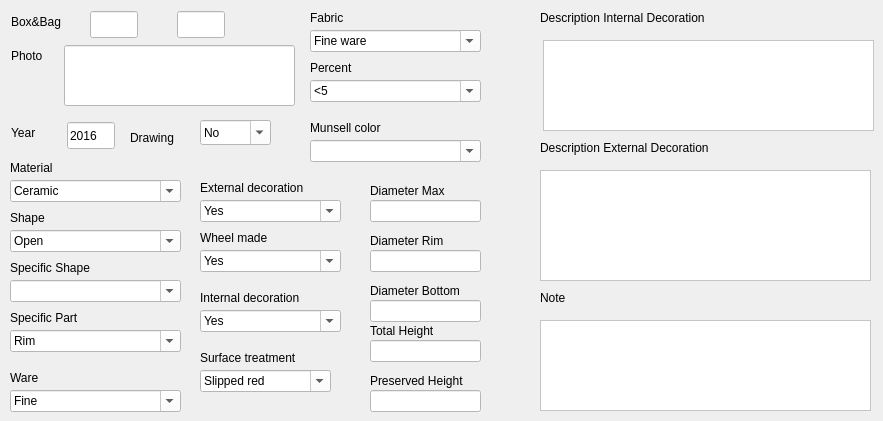
   <widget class="QWidget" name="tab">
    <attribute name="title">
     <string>Description data</string>
    </attribute>
    <widget class="QLineEdit" name="lineEdit_photo">
     <property name="geometry">
      <rect>
       <x>64</x>
       <y>45</y>
       <width>231</width>
       <height>61</height>
      </rect>
     </property>
     <property name="styleSheet">
      <string notr="true">background-color: rgb(255, 255, 255);</string>
     </property>
    </widget>
    <widget class="QComboBox" name="comboBox_fabric">
     <property name="geometry">
      <rect>
       <x>310</x>
       <y>30</y>
       <width>171</width>
       <height>22</height>
      </rect>
     </property>
     <property name="styleSheet">
      <string notr="true">background-color: rgb(255, 255, 255);</string>
     </property>
     <property name="editable">
      <bool>true</bool>
     </property>
     <item>
      <property name="text">
       <string>Fine ware</string>
      </property>
     </item>
     <item>
      <property name="text">
       <string>Medium fine ware</string>
      </property>
     </item>
     <item>
      <property name="text">
       <string>Medium coarse ware</string>
      </property>
     </item>
     <item>
      <property name="text">
       <string>Coarse ware</string>
      </property>
     </item>
    </widget>
    <widget class="QComboBox" name="comboBox_material">
     <property name="geometry">
      <rect>
       <x>10</x>
       <y>180</y>
       <width>171</width>
       <height>22</height>
      </rect>
     </property>
     <property name="styleSheet">
      <string notr="true">background-color: rgb(255, 255, 255);</string>
     </property>
     <property name="editable">
      <bool>true</bool>
     </property>
     <item>
      <property name="text">
       <string>Ceramic</string>
      </property>
     </item>
     <item>
      <property name="text">
       <string>Stone</string>
      </property>
     </item>
    </widget>
    <widget class="QComboBox" name="comboBox_percent">
     <property name="geometry">
      <rect>
       <x>310</x>
       <y>80</y>
       <width>171</width>
       <height>22</height>
      </rect>
     </property>
     <property name="styleSheet">
      <string notr="true">background-color: rgb(255, 255, 255);</string>
     </property>
     <property name="editable">
      <bool>true</bool>
     </property>
     <item>
      <property name="text">
       <string>&lt;5</string>
      </property>
     </item>
     <item>
      <property name="text">
       <string>5-25</string>
      </property>
     </item>
     <item>
      <property name="text">
       <string>26-50</string>
      </property>
     </item>
     <item>
      <property name="text">
       <string>51-90</string>
      </property>
     </item>
     <item>
      <property name="text">
       <string>&gt;90</string>
      </property>
     </item>
    </widget>
    <widget class="QComboBox" name="comboBox_surf_trat">
     <property name="geometry">
      <rect>
       <x>200</x>
       <y>370</y>
       <width>131</width>
       <height>22</height>
      </rect>
     </property>
     <property name="styleSheet">
      <string notr="true">background-color: rgb(255, 255, 255);</string>
     </property>
     <property name="editable">
      <bool>true</bool>
     </property>
     <item>
      <property name="text">
       <string>Slipped red</string>
      </property>
     </item>
     <item>
      <property name="text">
       <string>Buff</string>
      </property>
     </item>
     <item>
      <property name="text">
       <string>Washed</string>
      </property>
     </item>
     <item>
      <property name="text">
       <string>Polished</string>
      </property>
     </item>
    </widget>
    <widget class="QComboBox" name="comboBox_intdeco">
     <property name="geometry">
      <rect>
       <x>200</x>
       <y>310</y>
       <width>141</width>
       <height>22</height>
      </rect>
     </property>
     <property name="styleSheet">
      <string notr="true">background-color: rgb(255, 255, 255);</string>
     </property>
     <property name="editable">
      <bool>true</bool>
     </property>
     <item>
      <property name="text">
       <string>Yes</string>
      </property>
     </item>
     <item>
      <property name="text">
       <string>No</string>
      </property>
     </item>
    </widget>
    <widget class="QComboBox" name="comboBox_form">
     <property name="geometry">
      <rect>
       <x>10</x>
       <y>230</y>
       <width>171</width>
       <height>22</height>
      </rect>
     </property>
     <property name="styleSheet">
      <string notr="true">background-color: rgb(255, 255, 255);</string>
     </property>
     <property name="editable">
      <bool>true</bool>
     </property>
     <item>
      <property name="text">
       <string>Open</string>
      </property>
     </item>
     <item>
      <property name="text">
       <string>Close</string>
      </property>
     </item>
     <item>
      <property name="text">
       <string>Undeterminable</string>
      </property>
     </item>
    </widget>
    <widget class="QComboBox" name="comboBox_specific_form">
     <property name="enabled">
      <bool>true</bool>
     </property>
     <property name="geometry">
      <rect>
       <x>10</x>
       <y>330</y>
       <width>171</width>
       <height>22</height>
      </rect>
     </property>
     <property name="styleSheet">
      <string notr="true">background-color: rgb(255, 255, 255);</string>
     </property>
     <property name="editable">
      <bool>true</bool>
     </property>
     <item>
      <property name="text">
       <string>Rim</string>
      </property>
     </item>
     <item>
      <property name="text">
       <string>Neck</string>
      </property>
     </item>
     <item>
      <property name="text">
       <string>Handle</string>
      </property>
     </item>
     <item>
      <property name="text">
       <string>Wall</string>
      </property>
     </item>
     <item>
      <property name="text">
       <string>Base</string>
      </property>
     </item>
    </widget>
    <widget class="QComboBox" name="comboBox_ware">
     <property name="geometry">
      <rect>
       <x>10</x>
       <y>390</y>
       <width>171</width>
       <height>22</height>
      </rect>
     </property>
     <property name="styleSheet">
      <string notr="true">background-color: rgb(255, 255, 255);</string>
     </property>
     <property name="editable">
      <bool>true</bool>
     </property>
     <item>
      <property name="text">
       <string>Fine</string>
      </property>
     </item>
     <item>
      <property name="text">
       <string>Medium</string>
      </property>
     </item>
     <item>
      <property name="text">
       <string>Coarse</string>
      </property>
     </item>
    </widget>
    <widget class="QComboBox" name="comboBox_exdeco">
     <property name="geometry">
      <rect>
       <x>200</x>
       <y>200</y>
       <width>141</width>
       <height>22</height>
      </rect>
     </property>
     <property name="styleSheet">
      <string notr="true">background-color: rgb(255, 255, 255);</string>
     </property>
     <property name="editable">
      <bool>true</bool>
     </property>
     <item>
      <property name="text">
       <string>Yes</string>
      </property>
     </item>
     <item>
      <property name="text">
       <string>No</string>
      </property>
     </item>
    </widget>
    <widget class="QComboBox" name="comboBox_wheel_made">
     <property name="geometry">
      <rect>
       <x>200</x>
       <y>250</y>
       <width>141</width>
       <height>22</height>
      </rect>
     </property>
     <property name="styleSheet">
      <string notr="true">background-color: rgb(255, 255, 255);</string>
     </property>
     <property name="editable">
      <bool>true</bool>
     </property>
     <item>
      <property name="text">
       <string>Yes</string>
      </property>
     </item>
     <item>
      <property name="text">
       <string>No</string>
      </property>
     </item>
    </widget>
    <widget class="QLineEdit" name="lineEdit_anno">
     <property name="geometry">
      <rect>
       <x>67</x>
       <y>122</y>
       <width>48</width>
       <height>27</height>
      </rect>
     </property>
     <property name="styleSheet">
      <string notr="true">background-color: rgb(255, 255, 255);</string>
     </property>
     <property name="text">
      <string>2016</string>
     </property>
    </widget>
    <widget class="QLabel" name="label_4">
     <property name="geometry">
      <rect>
       <x>540</x>
       <y>10</y>
       <width>331</width>
       <height>16</height>
      </rect>
     </property>
     <property name="text">
      <string>Description Internal Decoration</string>
     </property>
    </widget>
    <widget class="QLabel" name="label_5">
     <property name="geometry">
      <rect>
       <x>540</x>
       <y>140</y>
       <width>331</width>
       <height>16</height>
      </rect>
     </property>
     <property name="text">
      <string>Description External Decoration</string>
     </property>
    </widget>
    <widget class="QLabel" name="label_6">
     <property name="geometry">
      <rect>
       <x>540</x>
       <y>290</y>
       <width>321</width>
       <height>16</height>
      </rect>
     </property>
     <property name="text">
      <string>Note</string>
     </property>
    </widget>
    <widget class="QLabel" name="label_8">
     <property name="geometry">
      <rect>
       <x>11</x>
       <y>11</y>
       <width>66</width>
       <height>21</height>
      </rect>
     </property>
     <property name="text">
      <string>Box&amp;Bag</string>
     </property>
    </widget>
    <widget class="QLabel" name="label_10">
     <property name="geometry">
      <rect>
       <x>11</x>
       <y>45</y>
       <width>42</width>
       <height>21</height>
      </rect>
     </property>
     <property name="text">
      <string>Photo</string>
     </property>
    </widget>
    <widget class="QLabel" name="label_11">
     <property name="geometry">
      <rect>
       <x>130</x>
       <y>120</y>
       <width>61</width>
       <height>36</height>
      </rect>
     </property>
     <property name="text">
      <string>Drawing</string>
     </property>
    </widget>
    <widget class="QLabel" name="label_12">
     <property name="geometry">
      <rect>
       <x>11</x>
       <y>122</y>
       <width>33</width>
       <height>21</height>
      </rect>
     </property>
     <property name="text">
      <string>Year</string>
     </property>
    </widget>
    <widget class="QLabel" name="label_13">
     <property name="geometry">
      <rect>
       <x>10</x>
       <y>160</y>
       <width>71</width>
       <height>16</height>
      </rect>
     </property>
     <property name="text">
      <string>Material</string>
     </property>
    </widget>
    <widget class="QLabel" name="label_14">
     <property name="geometry">
      <rect>
       <x>10</x>
       <y>210</y>
       <width>51</width>
       <height>16</height>
      </rect>
     </property>
     <property name="text">
      <string>Shape</string>
     </property>
    </widget>
    <widget class="QLabel" name="label_15">
     <property name="geometry">
      <rect>
       <x>10</x>
       <y>310</y>
       <width>111</width>
       <height>16</height>
      </rect>
     </property>
     <property name="text">
      <string>Specific Part</string>
     </property>
    </widget>
    <widget class="QLabel" name="label_16">
     <property name="geometry">
      <rect>
       <x>10</x>
       <y>370</y>
       <width>51</width>
       <height>16</height>
      </rect>
     </property>
     <property name="text">
      <string>Ware</string>
     </property>
    </widget>
    <widget class="QLabel" name="label_17">
     <property name="geometry">
      <rect>
       <x>310</x>
       <y>10</y>
       <width>61</width>
       <height>16</height>
      </rect>
     </property>
     <property name="text">
      <string>Fabric</string>
     </property>
    </widget>
    <widget class="QLabel" name="label_18">
     <property name="geometry">
      <rect>
       <x>310</x>
       <y>60</y>
       <width>81</width>
       <height>16</height>
      </rect>
     </property>
     <property name="text">
      <string>Percent</string>
     </property>
    </widget>
    <widget class="QLabel" name="label_19">
     <property name="geometry">
      <rect>
       <x>200</x>
       <y>350</y>
       <width>141</width>
       <height>16</height>
      </rect>
     </property>
     <property name="text">
      <string>Surface treatment</string>
     </property>
    </widget>
    <widget class="QLabel" name="label_20">
     <property name="geometry">
      <rect>
       <x>200</x>
       <y>290</y>
       <width>151</width>
       <height>16</height>
      </rect>
     </property>
     <property name="text">
      <string>Internal decoration</string>
     </property>
    </widget>
    <widget class="QLabel" name="label_21">
     <property name="geometry">
      <rect>
       <x>200</x>
       <y>180</y>
       <width>161</width>
       <height>16</height>
      </rect>
     </property>
     <property name="text">
      <string>External decoration</string>
     </property>
    </widget>
    <widget class="QLabel" name="label_22">
     <property name="geometry">
      <rect>
       <x>200</x>
       <y>230</y>
       <width>101</width>
       <height>16</height>
      </rect>
     </property>
     <property name="text">
      <string>Wheel made</string>
     </property>
    </widget>
    <widget class="QLineEdit" name="lineEdit_box">
     <property name="geometry">
      <rect>
       <x>90</x>
       <y>11</y>
       <width>48</width>
       <height>27</height>
      </rect>
     </property>
     <property name="styleSheet">
      <string notr="true">background-color: rgb(255, 255, 255);</string>
     </property>
    </widget>
    <widget class="QLabel" name="label_9">
     <property name="geometry">
      <rect>
       <x>310</x>
       <y>120</y>
       <width>151</width>
       <height>16</height>
      </rect>
     </property>
     <property name="text">
      <string>Munsell color</string>
     </property>
    </widget>
    <widget class="QTextEdit" name="textEdit_descrip_in_deco">
     <property name="geometry">
      <rect>
       <x>543</x>
       <y>40</y>
       <width>331</width>
       <height>91</height>
      </rect>
     </property>
     <property name="styleSheet">
      <string notr="true">background-color: rgb(255, 255, 255);</string>
     </property>
    </widget>
    <widget class="QTextEdit" name="textEdit_descrip_ex_deco">
     <property name="geometry">
      <rect>
       <x>540</x>
       <y>170</y>
       <width>331</width>
       <height>111</height>
      </rect>
     </property>
     <property name="styleSheet">
      <string notr="true">background-color: rgb(255, 255, 255);</string>
     </property>
    </widget>
    <widget class="QTextEdit" name="textEdit_note">
     <property name="geometry">
      <rect>
       <x>540</x>
       <y>320</y>
       <width>331</width>
       <height>91</height>
      </rect>
     </property>
     <property name="styleSheet">
      <string notr="true">background-color: rgb(255, 255, 255);</string>
     </property>
    </widget>
    <widget class="QComboBox" name="comboBox_munsell">
     <property name="geometry">
      <rect>
       <x>310</x>
       <y>140</y>
       <width>171</width>
       <height>22</height>
      </rect>
     </property>
     <property name="styleSheet">
      <string notr="true">background-color: rgb(255, 255, 255);</string>
     </property>
     <property name="editable">
      <bool>true</bool>
     </property>
     <item>
      <property name="text">
       <string/>
      </property>
     </item>
    </widget>
    <widget class="QLabel" name="label_42">
     <property name="geometry">
      <rect>
       <x>370</x>
       <y>180</y>
       <width>121</width>
       <height>22</height>
      </rect>
     </property>
     <property name="text">
      <string>Diameter Max</string>
     </property>
    </widget>
    <widget class="QLineEdit" name="lineEdit_diametro_max">
     <property name="geometry">
      <rect>
       <x>370</x>
       <y>200</y>
       <width>111</width>
       <height>22</height>
      </rect>
     </property>
     <property name="styleSheet">
      <string notr="true">background-color: rgb(255, 255, 255);</string>
     </property>
    </widget>
    <widget class="QLabel" name="label_44">
     <property name="geometry">
      <rect>
       <x>370</x>
       <y>230</y>
       <width>111</width>
       <height>22</height>
      </rect>
     </property>
     <property name="text">
      <string>Diameter Rim</string>
     </property>
    </widget>
    <widget class="QLineEdit" name="lineEdit_diametro_rim">
     <property name="geometry">
      <rect>
       <x>370</x>
       <y>250</y>
       <width>111</width>
       <height>22</height>
      </rect>
     </property>
     <property name="styleSheet">
      <string notr="true">background-color: rgb(255, 255, 255);</string>
     </property>
    </widget>
    <widget class="QLabel" name="label_45">
     <property name="geometry">
      <rect>
       <x>370</x>
       <y>280</y>
       <width>131</width>
       <height>22</height>
      </rect>
     </property>
     <property name="text">
      <string>Diameter Bottom</string>
     </property>
    </widget>
    <widget class="QLineEdit" name="lineEdit_diametro_bottom">
     <property name="geometry">
      <rect>
       <x>370</x>
       <y>300</y>
       <width>111</width>
       <height>22</height>
      </rect>
     </property>
     <property name="styleSheet">
      <string notr="true">background-color: rgb(255, 255, 255);</string>
     </property>
    </widget>
    <widget class="QLabel" name="label_46">
     <property name="geometry">
      <rect>
       <x>370</x>
       <y>320</y>
       <width>111</width>
       <height>22</height>
      </rect>
     </property>
     <property name="text">
      <string>Total Height</string>
     </property>
    </widget>
    <widget class="QLineEdit" name="lineEdit_diametro_height">
     <property name="geometry">
      <rect>
       <x>370</x>
       <y>340</y>
       <width>111</width>
       <height>22</height>
      </rect>
     </property>
     <property name="styleSheet">
      <string notr="true">background-color: rgb(255, 255, 255);</string>
     </property>
    </widget>
    <widget class="QLabel" name="label_47">
     <property name="geometry">
      <rect>
       <x>370</x>
       <y>370</y>
       <width>131</width>
       <height>22</height>
      </rect>
     </property>
     <property name="text">
      <string>Preserved Height</string>
     </property>
    </widget>
    <widget class="QLineEdit" name="lineEdit_diametro_preserved">
     <property name="geometry">
      <rect>
       <x>370</x>
       <y>390</y>
       <width>111</width>
       <height>22</height>
      </rect>
     </property>
     <property name="styleSheet">
      <string notr="true">background-color: rgb(255, 255, 255);</string>
     </property>
    </widget>
    <widget class="QLabel" name="label_23">
     <property name="geometry">
      <rect>
       <x>10</x>
       <y>260</y>
       <width>111</width>
       <height>16</height>
      </rect>
     </property>
     <property name="text">
      <string>Specific Shape</string>
     </property>
    </widget>
    <widget class="QComboBox" name="comboBox_specific_shape">
     <property name="enabled">
      <bool>true</bool>
     </property>
     <property name="geometry">
      <rect>
       <x>10</x>
       <y>280</y>
       <width>171</width>
       <height>22</height>
      </rect>
     </property>
     <property name="styleSheet">
      <string notr="true">background-color: rgb(255, 255, 255);</string>
     </property>
     <property name="editable">
      <bool>true</bool>
     </property>
     <item>
      <property name="text">
       <string/>
      </property>
     </item>
     <item>
      <property name="text">
       <string>Bowl</string>
      </property>
     </item>
     <item>
      <property name="text">
       <string>Lid</string>
      </property>
     </item>
     <item>
      <property name="text">
       <string>Jar</string>
      </property>
     </item>
     <item>
      <property name="text">
       <string>Spouted jar</string>
      </property>
     </item>
     <item>
      <property name="text">
       <string>Cup</string>
      </property>
     </item>
    </widget>
    <widget class="QComboBox" name="comboBox_draw">
     <property name="geometry">
      <rect>
       <x>200</x>
       <y>120</y>
       <width>71</width>
       <height>25</height>
      </rect>
     </property>
     <property name="styleSheet">
      <string notr="true">background-color: rgb(255, 255, 255);</string>
     </property>
     <property name="editable">
      <bool>true</bool>
     </property>
     <item>
      <property name="text">
       <string>No</string>
      </property>
     </item>
     <item>
      <property name="text">
       <string>Yes</string>
      </property>
     </item>
    </widget>
    <widget class="QLineEdit" name="lineEdit_bag">
     <property name="geometry">
      <rect>
       <x>177</x>
       <y>11</y>
       <width>48</width>
       <height>27</height>
      </rect>
     </property>
     <property name="styleSheet">
      <string notr="true">background-color: rgb(255, 255, 255);</string>
     </property>
    </widget>
   </widget>
